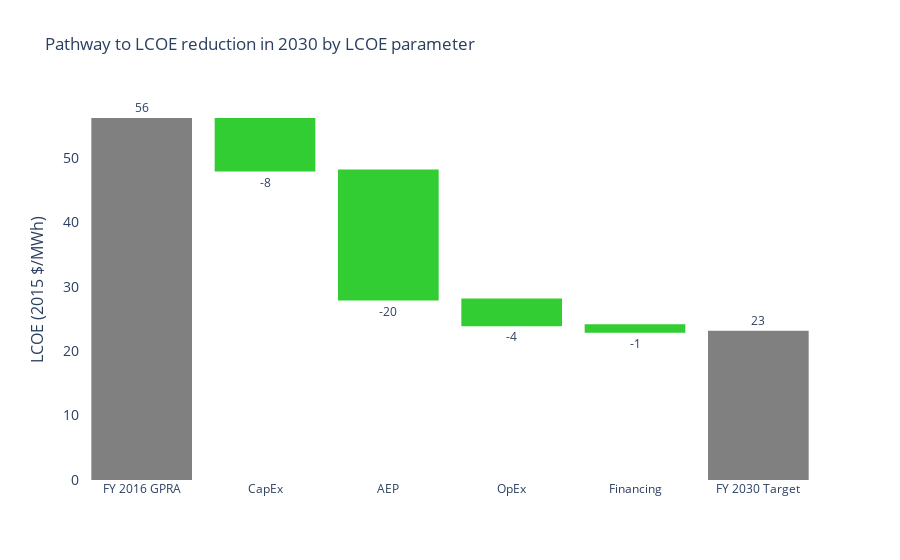

Notebook code cell kept with this figure:
### Code cell
fig = go.Figure(go.Waterfall(
    name = "20", 
    orientation = "v",
    measure = ["absolute", "relative", "relative", "relative", "relative", "total"],
    x = ['FY 2016 GPRA','CapEx','AEP','OpEx','Financing', "FY 2030 Target"],
    textposition = "outside",
    text = [initial_target, capex_target, aep_target, opex_target, financing_target, final_target],
#     y = [+56,-8,-20,-4,-1, final_target],
    y = y_list,
#     connector = {"line":{"color":"white"}},
    connector = {"visible": False},
    decreasing = {"marker":{"color":"limegreen", "line":{"color":"limegreen", "width":2}}},
    increasing = {"marker":{"color":"red"}},
    totals = {"marker":{"color":"grey", "line":{"color":"grey", "width":2}}}
))

fig.update_layout(
        title = "Pathway to LCOE reduction in 2030 by LCOE parameter",
        showlegend = False,
        paper_bgcolor='white',
        plot_bgcolor='white',
        yaxis=dict(
            title='LCOE (2015 $/MWh)',
            titlefont_size=16,
            tickfont_size=14),
)

# fig.update(layout_showlegend=False)
fig.write_image(path + 'fig_6.eps', scale=1, width=1000, height=800)
fig.show()

### Figure 1 — Plotly figure (JSON) as saved in the notebook; plotly's stock layout.template omitted (floating-point values rounded to 4 significant figures)
{"data": [{"connector": {"visible": false}, "decreasing": {"marker": {"color": "limegreen", "line": {"color": "limegreen", "width": 2}}}, "increasing": {"marker": {"color": "red"}}, "measure": ["absolute", "relative", "relative", "relative", "relative", "total"], "name": "20", "orientation": "v", "text": ["56", "-8", "-20", "-4", "-1", "23"], "textposition": "outside", "totals": {"marker": {"color": "grey", "line": {"color": "grey", "width": 2}}}, "type": "waterfall", "x": ["FY 2016 GPRA", "CapEx", "AEP", "OpEx", "Financing", "FY 2030 Target"], "y": [56, -8, -20, -4, -1, 23]}], "layout": {"paper_bgcolor": "white", "plot_bgcolor": "white", "showlegend": false, "title": {"text": "Pathway to LCOE reduction in 2030 by LCOE parameter"}, "yaxis": {"tickfont": {"size": 14}, "title": {"font": {"size": 16}, "text": "LCOE (2015 $/MWh)"}}}}
